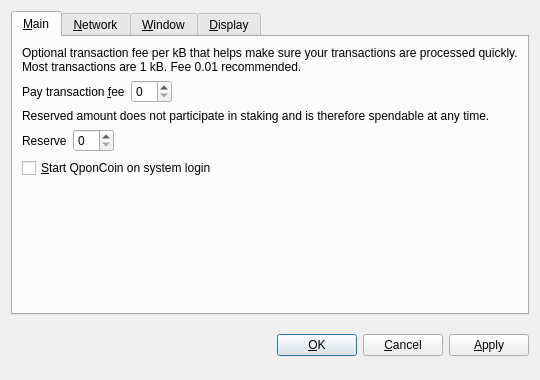
<?xml version="1.0" encoding="UTF-8"?>
<ui version="4.0">
 <class>OptionsDialog</class>
 <widget class="QDialog" name="OptionsDialog">
  <property name="geometry">
   <rect>
    <x>0</x>
    <y>0</y>
    <width>540</width>
    <height>380</height>
   </rect>
  </property>
  <property name="windowTitle">
   <string>Options</string>
  </property>
  <property name="modal">
   <bool>true</bool>
  </property>
  <layout class="QVBoxLayout" name="verticalLayout">
   <item>
    <widget class="QTabWidget" name="tabWidget">
     <property name="tabPosition">
      <enum>QTabWidget::North</enum>
     </property>
     <property name="currentIndex">
      <number>0</number>
     </property>
     <widget class="QWidget" name="tabMain">
      <attribute name="title">
       <string>&amp;Main</string>
      </attribute>
      <layout class="QVBoxLayout" name="verticalLayout_Main">
       <item>
        <widget class="QLabel" name="transactionFeeInfoLabel">
         <property name="text">
          <string>Optional transaction fee per kB that helps make sure your transactions are processed quickly. Most transactions are 1 kB. Fee 0.01 recommended.</string>
         </property>
         <property name="textFormat">
          <enum>Qt::PlainText</enum>
         </property>
         <property name="wordWrap">
          <bool>true</bool>
         </property>
        </widget>
       </item>
       <item>
        <layout class="QHBoxLayout" name="horizontalLayoutFee">
         <item>
          <widget class="QLabel" name="transactionFeeLabel">
           <property name="text">
            <string>Pay transaction &amp;fee</string>
           </property>
           <property name="textFormat">
            <enum>Qt::PlainText</enum>
           </property>
           <property name="buddy">
            <cstring>transactionFee</cstring>
           </property>
          </widget>
         </item>
         <item>
          <widget class="BitcoinAmountField" name="transactionFee"/>
         </item>
         <item>
          <spacer name="horizontalSpacerFee">
           <property name="orientation">
            <enum>Qt::Horizontal</enum>
           </property>
           <property name="sizeHint" stdset="0">
            <size>
             <width>40</width>
             <height>20</height>
            </size>
           </property>
          </spacer>
         </item>
        </layout>
       </item>
       <item>
        <widget class="QLabel" name="reserveBalanceInfoLabel">
         <property name="text">
          <string>Reserved amount does not participate in staking and is therefore spendable at any time.</string>
         </property>
         <property name="textFormat">
          <enum>Qt::PlainText</enum>
         </property>
         <property name="wordWrap">
          <bool>true</bool>
         </property>
        </widget>
       </item>
       <item>
        <layout class="QHBoxLayout" name="horizontalLayoutReserveBalance">
         <item>
          <widget class="QLabel" name="reserveBalanceLabel">
           <property name="text">
            <string>Reserve</string>
           </property>
           <property name="textFormat">
            <enum>Qt::PlainText</enum>
           </property>
           <property name="buddy">
            <cstring>reserveBalance</cstring>
           </property>
          </widget>
         </item>
         <item>
          <widget class="BitcoinAmountField" name="reserveBalance"/>
         </item>
         <item>
          <spacer name="horizontalSpacerReserveBalance">
           <property name="orientation">
            <enum>Qt::Horizontal</enum>
           </property>
           <property name="sizeHint" stdset="0">
            <size>
             <width>40</width>
             <height>20</height>
            </size>
           </property>
          </spacer>
         </item>
        </layout>
       </item>
       <item>
        <widget class="QCheckBox" name="bitcoinAtStartup">
         <property name="toolTip">
          <string>Automatically start QponCoin after logging in to the system.</string>
         </property>
         <property name="text">
          <string>&amp;Start QponCoin on system login</string>
         </property>
        </widget>
       </item>
       <item>
        <spacer name="verticalSpacer_Main">
         <property name="orientation">
          <enum>Qt::Vertical</enum>
         </property>
         <property name="sizeHint" stdset="0">
          <size>
           <width>20</width>
           <height>40</height>
          </size>
         </property>
        </spacer>
       </item>
      </layout>
     </widget>
     <widget class="QWidget" name="tabNetwork">
      <attribute name="title">
       <string>&amp;Network</string>
      </attribute>
      <layout class="QVBoxLayout" name="verticalLayout_Network">
       <item>
        <widget class="QCheckBox" name="mapPortUpnp">
         <property name="toolTip">
          <string>Automatically open the QponCoin client port on the router. This only works when your router supports UPnP and it is enabled.</string>
         </property>
         <property name="text">
          <string>Map port using &amp;UPnP</string>
         </property>
        </widget>
       </item>
       <item>
        <widget class="QCheckBox" name="connectSocks">
         <property name="toolTip">
          <string>Connect to the QponCoin network through a SOCKS proxy (e.g. when connecting through Tor).</string>
         </property>
         <property name="text">
          <string>&amp;Connect through SOCKS proxy:</string>
         </property>
        </widget>
       </item>
       <item>
        <layout class="QHBoxLayout" name="horizontalLayout_Network">
         <item>
          <widget class="QLabel" name="proxyIpLabel">
           <property name="text">
            <string>Proxy &amp;IP:</string>
           </property>
           <property name="textFormat">
            <enum>Qt::PlainText</enum>
           </property>
           <property name="buddy">
            <cstring>proxyIp</cstring>
           </property>
          </widget>
         </item>
         <item>
          <widget class="QValidatedLineEdit" name="proxyIp">
           <property name="maximumSize">
            <size>
             <width>140</width>
             <height>16777215</height>
            </size>
           </property>
           <property name="toolTip">
            <string>IP address of the proxy (e.g. 127.0.0.1)</string>
           </property>
          </widget>
         </item>
         <item>
          <widget class="QLabel" name="proxyPortLabel">
           <property name="text">
            <string>&amp;Port:</string>
           </property>
           <property name="textFormat">
            <enum>Qt::PlainText</enum>
           </property>
           <property name="buddy">
            <cstring>proxyPort</cstring>
           </property>
          </widget>
         </item>
         <item>
          <widget class="QLineEdit" name="proxyPort">
           <property name="maximumSize">
            <size>
             <width>55</width>
             <height>16777215</height>
            </size>
           </property>
           <property name="toolTip">
            <string>Port of the proxy (e.g. 9050)</string>
           </property>
          </widget>
         </item>
         <item>
          <widget class="QLabel" name="socksVersionLabel">
           <property name="text">
            <string>SOCKS &amp;Version:</string>
           </property>
           <property name="textFormat">
            <enum>Qt::PlainText</enum>
           </property>
           <property name="buddy">
            <cstring>socksVersion</cstring>
           </property>
          </widget>
         </item>
         <item>
          <widget class="QValueComboBox" name="socksVersion">
           <property name="toolTip">
            <string>SOCKS version of the proxy (e.g. 5)</string>
           </property>
          </widget>
         </item>
         <item>
          <spacer name="horizontalSpacer_Network">
           <property name="orientation">
            <enum>Qt::Horizontal</enum>
           </property>
           <property name="sizeHint" stdset="0">
            <size>
             <width>40</width>
             <height>20</height>
            </size>
           </property>
          </spacer>
         </item>
        </layout>
       </item>
       <item>
        <spacer name="verticalSpacer_Network">
         <property name="orientation">
          <enum>Qt::Vertical</enum>
         </property>
         <property name="sizeHint" stdset="0">
          <size>
           <width>20</width>
           <height>40</height>
          </size>
         </property>
        </spacer>
       </item>
      </layout>
     </widget>
     <widget class="QWidget" name="tabWindow">
      <attribute name="title">
       <string>&amp;Window</string>
      </attribute>
      <layout class="QVBoxLayout" name="verticalLayout_Window">
       <item>
        <widget class="QCheckBox" name="minimizeToTray">
         <property name="toolTip">
          <string>Show only a tray icon after minimizing the window.</string>
         </property>
         <property name="text">
          <string>&amp;Minimize to the tray instead of the taskbar</string>
         </property>
        </widget>
       </item>
       <item>
        <widget class="QCheckBox" name="minimizeOnClose">
         <property name="toolTip">
          <string>Minimize instead of exit the application when the window is closed. When this option is enabled, the application will be closed only after selecting Quit in the menu.</string>
         </property>
         <property name="text">
          <string>M&amp;inimize on close</string>
         </property>
        </widget>
       </item>
       <item>
        <spacer name="verticalSpacer_Window">
         <property name="orientation">
          <enum>Qt::Vertical</enum>
         </property>
         <property name="sizeHint" stdset="0">
          <size>
           <width>20</width>
           <height>40</height>
          </size>
         </property>
        </spacer>
       </item>
      </layout>
     </widget>
     <widget class="QWidget" name="tabDisplay">
      <attribute name="title">
       <string>&amp;Display</string>
      </attribute>
      <layout class="QVBoxLayout" name="verticalLayout_Display">
       <item>
        <layout class="QHBoxLayout" name="horizontalLayout_1_Display">
         <item>
          <widget class="QLabel" name="langLabel">
           <property name="text">
            <string>User Interface &amp;language:</string>
           </property>
           <property name="textFormat">
            <enum>Qt::PlainText</enum>
           </property>
           <property name="buddy">
            <cstring>lang</cstring>
           </property>
          </widget>
         </item>
         <item>
          <widget class="QValueComboBox" name="lang">
           <property name="toolTip">
            <string>The user interface language can be set here. This setting will take effect after restarting QponCoin.</string>
           </property>
          </widget>
         </item>
        </layout>
       </item>
       <item>
        <layout class="QHBoxLayout" name="horizontalLayout_2_Display">
         <item>
          <widget class="QLabel" name="unitLabel">
           <property name="text">
            <string>&amp;Unit to show amounts in:</string>
           </property>
           <property name="textFormat">
            <enum>Qt::PlainText</enum>
           </property>
           <property name="buddy">
            <cstring>unit</cstring>
           </property>
          </widget>
         </item>
         <item>
          <widget class="QValueComboBox" name="unit">
           <property name="toolTip">
            <string>Choose the default subdivision unit to show in the interface and when sending coins.</string>
           </property>
          </widget>
         </item>
        </layout>
       </item>
       <item>
        <widget class="QCheckBox" name="displayAddresses">
         <property name="toolTip">
          <string>Whether to show QponCoin addresses in the transaction list or not.</string>
         </property>
         <property name="text">
          <string>&amp;Display addresses in transaction list</string>
         </property>
        </widget>
       </item>
       <item>
        <widget class="QCheckBox" name="coinControlFeatures">
         <property name="toolTip">
          <string>Whether to show coin control features or not.</string>
         </property>
         <property name="text">
          <string>Display coin &amp;control features (experts only!)</string>
         </property>
        </widget>
       </item>
       <item>
        <spacer name="verticalSpacer_Display">
         <property name="orientation">
          <enum>Qt::Vertical</enum>
         </property>
         <property name="sizeHint" stdset="0">
          <size>
           <width>20</width>
           <height>40</height>
          </size>
         </property>
        </spacer>
       </item>
      </layout>
     </widget>
    </widget>
   </item>
   <item>
    <layout class="QHBoxLayout" name="horizontalLayout_Buttons">
     <item>
      <spacer name="horizontalSpacer_1">
       <property name="orientation">
        <enum>Qt::Horizontal</enum>
       </property>
       <property name="sizeHint" stdset="0">
        <size>
         <width>40</width>
         <height>48</height>
        </size>
       </property>
      </spacer>
     </item>
     <item>
      <widget class="QLabel" name="statusLabel">
       <property name="font">
        <font>
         <weight>75</weight>
         <bold>true</bold>
        </font>
       </property>
       <property name="text">
        <string/>
       </property>
       <property name="textFormat">
        <enum>Qt::PlainText</enum>
       </property>
       <property name="wordWrap">
        <bool>true</bool>
       </property>
      </widget>
     </item>
     <item>
      <spacer name="horizontalSpacer_2">
       <property name="orientation">
        <enum>Qt::Horizontal</enum>
       </property>
       <property name="sizeHint" stdset="0">
        <size>
         <width>40</width>
         <height>48</height>
        </size>
       </property>
      </spacer>
     </item>
     <item>
      <widget class="QPushButton" name="okButton">
       <property name="text">
        <string>&amp;OK</string>
       </property>
      </widget>
     </item>
     <item>
      <widget class="QPushButton" name="cancelButton">
       <property name="text">
        <string>&amp;Cancel</string>
       </property>
       <property name="autoDefault">
        <bool>false</bool>
       </property>
      </widget>
     </item>
     <item>
      <widget class="QPushButton" name="applyButton">
       <property name="text">
        <string>&amp;Apply</string>
       </property>
       <property name="autoDefault">
        <bool>false</bool>
       </property>
      </widget>
     </item>
    </layout>
   </item>
  </layout>
 </widget>
 <customwidgets>
  <customwidget>
   <class>BitcoinAmountField</class>
   <extends>QSpinBox</extends>
   <header>bitcoinamountfield.h</header>
  </customwidget>
  <customwidget>
   <class>QValueComboBox</class>
   <extends>QComboBox</extends>
   <header>qvaluecombobox.h</header>
  </customwidget>
  <customwidget>
   <class>QValidatedLineEdit</class>
   <extends>QLineEdit</extends>
   <header>qvalidatedlineedit.h</header>
  </customwidget>
 </customwidgets>
 <resources/>
 <connections/>
</ui>
